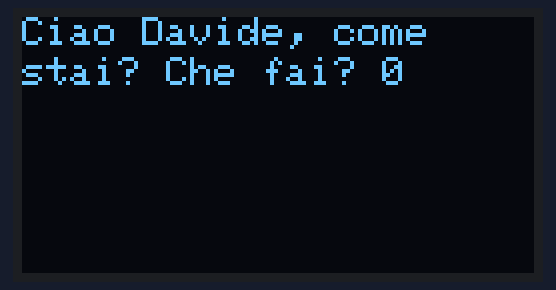
A sketch run on a simulated Arduino Uno, built with avr-gcc and run on an emulated ATmega328P. Parts: 128×64 one-colour display. What the sketch prints to the serial monitor is not drawn.

Above: at 0.2 s.

The sketch:

1.2_Occhiali.ino
```cpp
// ***** Librerie display *****
// ***** Display *****

#include <Wire.h>
#include <Adafruit_GFX.h>
#include <Adafruit_SH110X.h>

#define INDIRIZZO_DISPLAY 0x3c
#define LARGHEZZA_DISPLAY 128
#define ALTEZZA_DISPLAY 64
#define OLED_RESET -1

Adafruit_SH1106G display = Adafruit_SH1106G(LARGHEZZA_DISPLAY, ALTEZZA_DISPLAY, &Wire, OLED_RESET);

// ***** Variabili *****
#define MAX_CARATTERI 20 // Caratteri massimi visibili per righa
#define MAX_RIGHE 6 // Righe massime visibili

String linea[MAX_RIGHE];

// ***** Funzioni usate *****
void setup_display();
void Stampa_a_display();
void Ripulisci_linea();
void prova();

void setup(){
  Serial.begin(9600);
  setup_display();

  String msg="Ciao Davide, come stai? Che fai? 0";
  msg+=" ";
  int N=0, pos=0;
  int n=msg.indexOf(' ');

  while (n>0){
    String txt=msg.substring(n,N);
    N=n+1;
    n=msg.indexOf(' ',N);

    if ((linea[pos].length() + txt.length()) <= MAX_CARATTERI){
      linea[pos]= linea[pos]+ txt + " ";
    }
    else {
      pos++;
      if (pos==6){
        pos=0;
        Stampa_a_display();
        Ripulisci_linea();
        delay (1000);
      }
      linea[pos]= txt + " ";
    }
   }
    Stampa_a_display();
}

void loop() {
 }

// ---- Pulisce l'array di stringhe----
void Ripulisci_linea(){
  for (int i=0; i<MAX_RIGHE; i++){
    linea[i]="";
    }
  }

// ---- Stampiamo la stringa sul dipslay ----
 void Stampa_a_display(){
  display.clearDisplay();
  for (int i=0; i<MAX_RIGHE; i++){
    Serial.println(linea[i]);
    display.setCursor (0, i*10); //x - y
    display.println(linea[i]);
    }
  display.display();
  }

  // ---- Setup display ----
void setup_display() {
  display.begin(INDIRIZZO_DISPLAY, true);
  display.setTextSize(1); // Dimensione testo
  display.setTextColor(SH110X_WHITE );  //  Colore testo
  delay (100);
}
```
